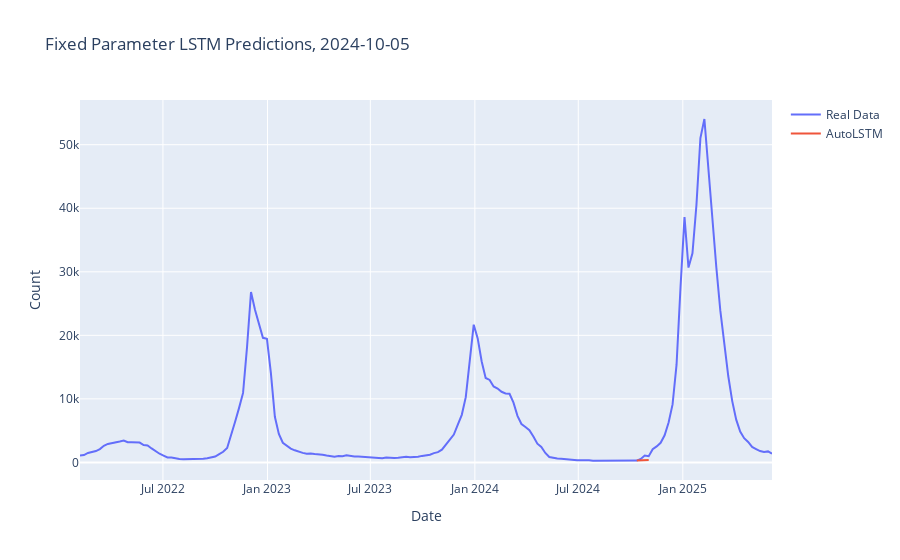
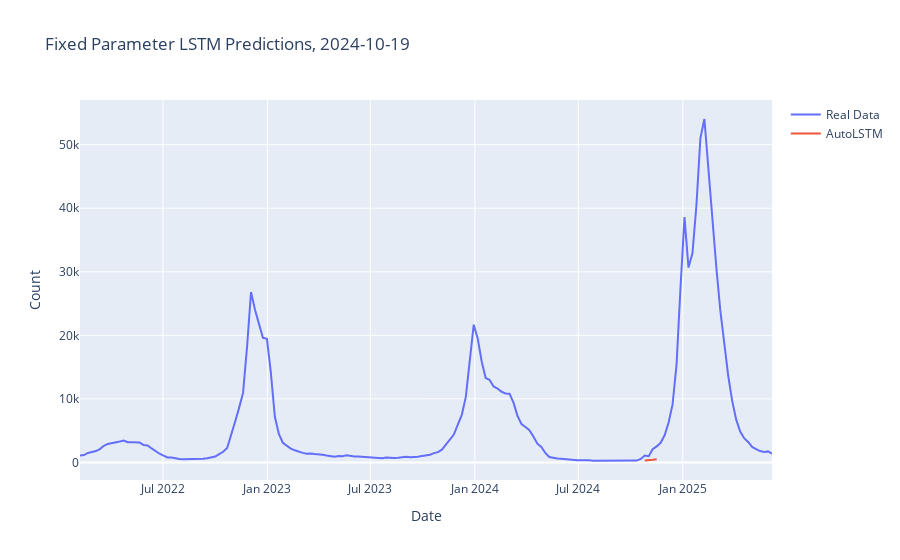
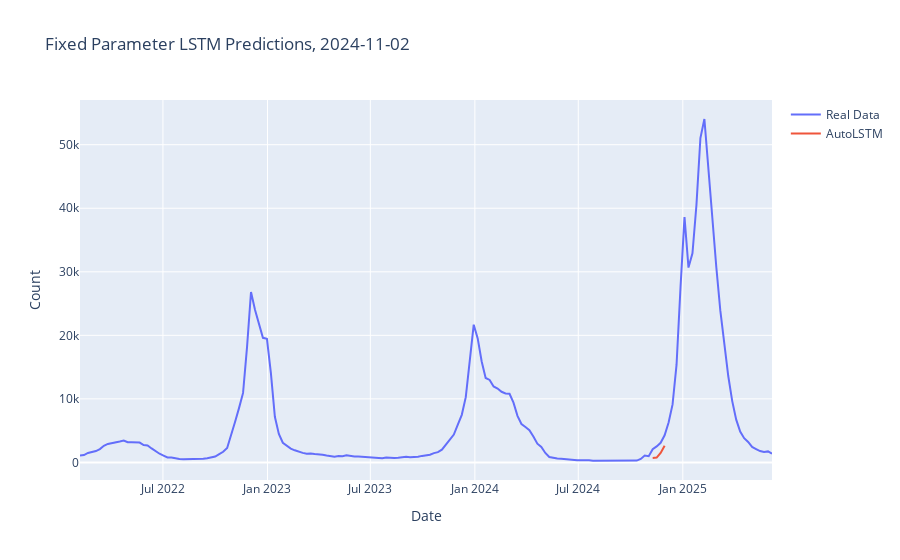
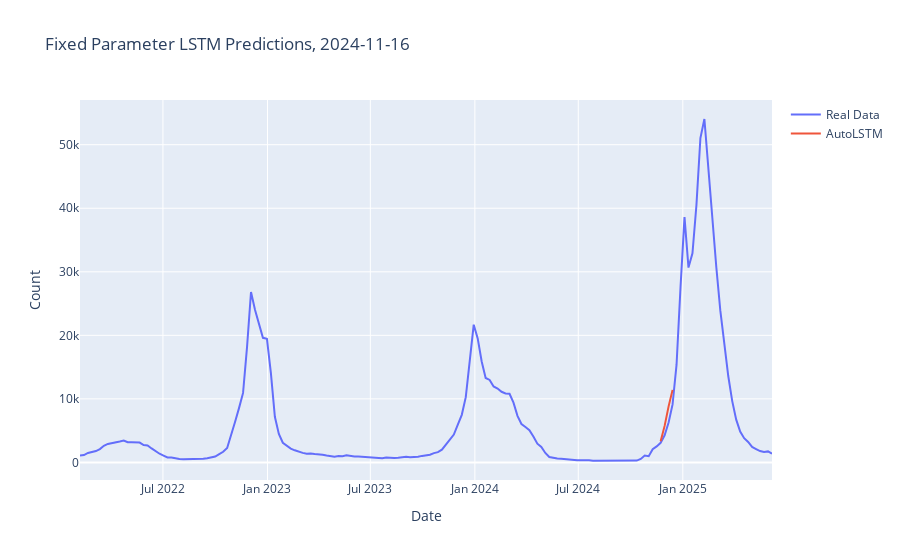

The notebook cell these images were saved under, in order:
### Code cell
Processor.create_graph()

### Figure 1 — Plotly figure (JSON) as saved in the notebook; plotly's stock layout.template omitted (floating-point values rounded to 4 significant figures; data arrays with more than 128 entries replaced by an {"elided": "..."} marker saying what was removed)
{"data": [{"mode": "lines", "name": "Real Data", "type": "scatter", "x": {"elided": "175 str values"}, "y": {"elided": "175 int values"}}, {"mode": "lines", "name": "AutoLSTM", "type": "scatter", "x": ["2024-10-12T00:00:00", "2024-10-19T00:00:00", "2024-10-26T00:00:00", "2024-11-02T00:00:00"], "y": [285.1, 291.0, 330.7, 387.1]}], "layout": {"autosize": true, "hovermode": "x", "title": {"text": "Fixed Parameter LSTM Predictions, 2024-10-05"}, "xaxis": {"autorange": true, "range": ["2022-02-05", "2025-06-07"], "title": {"text": "Date"}, "type": "date"}, "yaxis": {"autorange": true, "range": [-2767.0, 57030.0], "title": {"text": "Count"}, "type": "linear"}}}

### Figure 2 — Plotly figure (JSON) as saved in the notebook; plotly's stock layout.template omitted (floating-point values rounded to 4 significant figures; data arrays with more than 128 entries replaced by an {"elided": "..."} marker saying what was removed)
{"data": [{"mode": "lines", "name": "Real Data", "type": "scatter", "x": {"elided": "175 str values"}, "y": {"elided": "175 int values"}}, {"mode": "lines", "name": "AutoLSTM", "type": "scatter", "x": ["2024-10-26T00:00:00", "2024-11-02T00:00:00", "2024-11-09T00:00:00", "2024-11-16T00:00:00"], "y": [319.5, 333.4, 416.2, 514.9]}], "layout": {"autosize": true, "hovermode": "x", "title": {"text": "Fixed Parameter LSTM Predictions, 2024-10-19"}, "xaxis": {"autorange": true, "range": ["2022-02-05", "2025-06-07"], "title": {"text": "Date"}, "type": "date"}, "yaxis": {"autorange": true, "range": [-2767.0, 57030.0], "title": {"text": "Count"}, "type": "linear"}}}

### Figure 3 — Plotly figure (JSON) as saved in the notebook; plotly's stock layout.template omitted (floating-point values rounded to 4 significant figures; data arrays with more than 128 entries replaced by an {"elided": "..."} marker saying what was removed)
{"data": [{"mode": "lines", "name": "Real Data", "type": "scatter", "x": {"elided": "175 str values"}, "y": {"elided": "175 int values"}}, {"mode": "lines", "name": "AutoLSTM", "type": "scatter", "x": ["2024-11-09T00:00:00", "2024-11-16T00:00:00", "2024-11-23T00:00:00", "2024-11-30T00:00:00"], "y": [700.9, 754.9, 1500.0, 2637.0]}], "layout": {"autosize": true, "hovermode": "x", "title": {"text": "Fixed Parameter LSTM Predictions, 2024-11-02"}, "xaxis": {"autorange": true, "range": ["2022-02-05", "2025-06-07"], "title": {"text": "Date"}, "type": "date"}, "yaxis": {"autorange": true, "range": [-2767.0, 57030.0], "title": {"text": "Count"}, "type": "linear"}}}

### Figure 4 — Plotly figure (JSON) as saved in the notebook; plotly's stock layout.template omitted (floating-point values rounded to 4 significant figures; data arrays with more than 128 entries replaced by an {"elided": "..."} marker saying what was removed)
{"data": [{"mode": "lines", "name": "Real Data", "type": "scatter", "x": {"elided": "175 str values"}, "y": {"elided": "175 int values"}}, {"mode": "lines", "name": "AutoLSTM", "type": "scatter", "x": ["2024-11-23T00:00:00", "2024-11-30T00:00:00", "2024-12-07T00:00:00", "2024-12-14T00:00:00"], "y": [3323.0, 5748.0, 8822.0, 11420.0]}], "layout": {"autosize": true, "hovermode": "x", "title": {"text": "Fixed Parameter LSTM Predictions, 2024-11-16"}, "xaxis": {"autorange": true, "range": ["2022-02-05", "2025-06-07"], "title": {"text": "Date"}, "type": "date"}, "yaxis": {"autorange": true, "range": [-2767.0, 57030.0], "title": {"text": "Count"}, "type": "linear"}}}
